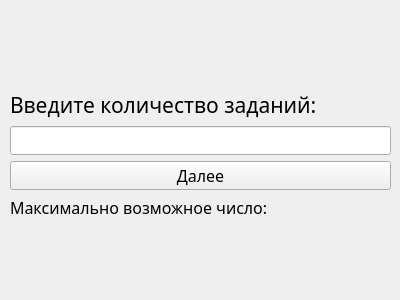
<?xml version="1.0" encoding="UTF-8"?>
<ui version="4.0">
 <class>Form</class>
 <widget class="QWidget" name="Form">
  <property name="geometry">
   <rect>
    <x>0</x>
    <y>0</y>
    <width>400</width>
    <height>300</height>
   </rect>
  </property>
  <property name="sizePolicy">
   <sizepolicy hsizetype="Fixed" vsizetype="Fixed">
    <horstretch>0</horstretch>
    <verstretch>0</verstretch>
   </sizepolicy>
  </property>
  <property name="minimumSize">
   <size>
    <width>400</width>
    <height>300</height>
   </size>
  </property>
  <property name="maximumSize">
   <size>
    <width>400</width>
    <height>300</height>
   </size>
  </property>
  <property name="font">
   <font>
    <family>Gilroy Medium</family>
    <pointsize>16</pointsize>
   </font>
  </property>
  <property name="windowTitle">
   <string>Выбор количества заданий</string>
  </property>
  <widget class="QWidget" name="verticalLayoutWidget">
   <property name="geometry">
    <rect>
     <x>10</x>
     <y>90</y>
     <width>381</width>
     <height>129</height>
    </rect>
   </property>
   <layout class="QVBoxLayout" name="verticalLayout">
    <item>
     <widget class="QLabel" name="label">
      <property name="sizePolicy">
       <sizepolicy hsizetype="Preferred" vsizetype="Preferred">
        <horstretch>0</horstretch>
        <verstretch>0</verstretch>
       </sizepolicy>
      </property>
      <property name="font">
       <font>
        <family>Gilroy Medium</family>
        <pointsize>16</pointsize>
       </font>
      </property>
      <property name="text">
       <string>Введите количество заданий:</string>
      </property>
      <property name="alignment">
       <set>Qt::AlignLeading|Qt::AlignLeft|Qt::AlignVCenter</set>
      </property>
     </widget>
    </item>
    <item>
     <widget class="QLineEdit" name="lineEdit">
      <property name="font">
       <font>
        <family>Gilroy Medium</family>
        <pointsize>14</pointsize>
       </font>
      </property>
      <property name="text">
       <string/>
      </property>
      <property name="alignment">
       <set>Qt::AlignLeading|Qt::AlignLeft|Qt::AlignVCenter</set>
      </property>
     </widget>
    </item>
    <item>
     <widget class="QPushButton" name="btnNext">
      <property name="sizePolicy">
       <sizepolicy hsizetype="Minimum" vsizetype="Preferred">
        <horstretch>0</horstretch>
        <verstretch>0</verstretch>
       </sizepolicy>
      </property>
      <property name="font">
       <font>
        <family>Gilroy Medium</family>
        <pointsize>12</pointsize>
       </font>
      </property>
      <property name="text">
       <string>Далее</string>
      </property>
      <property name="shortcut">
       <string>Return</string>
      </property>
      <property name="default">
       <bool>false</bool>
      </property>
      <property name="flat">
       <bool>false</bool>
      </property>
     </widget>
    </item>
    <item>
     <widget class="QLabel" name="label2">
      <property name="font">
       <font>
        <family>Gilroy Medium</family>
        <pointsize>12</pointsize>
       </font>
      </property>
      <property name="text">
       <string>Максимально возможное число:</string>
      </property>
     </widget>
    </item>
   </layout>
   <zorder>btnNext</zorder>
   <zorder>label</zorder>
   <zorder>lineEdit</zorder>
   <zorder>label2</zorder>
  </widget>
 </widget>
 <resources/>
 <connections/>
</ui>
